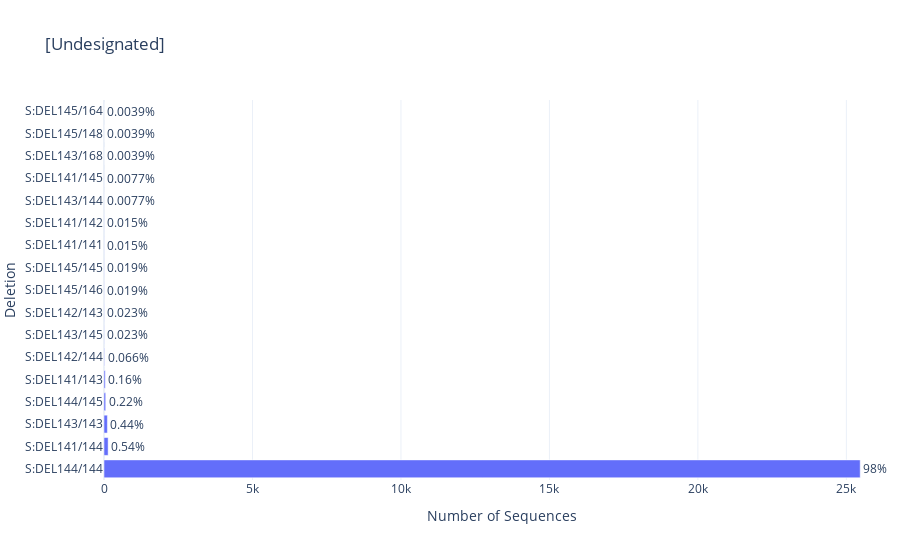

The notebook cell this image was saved under:
### Code cell
counts = (my_dels['mutation']
                  .value_counts()
                  .to_frame()
                  .reset_index()
                  .rename(columns={'index': 'deletion', 'mutation': 'num_samples'}))
counts['pct_samples'] = counts['num_samples'] / counts['num_samples'].sum()
fig = go.Figure(go.Bar(
        y=counts['deletion'], x=counts['num_samples'], orientation='h',
        text=counts['pct_samples'],
        textposition='outside'
    ))
#     fig.for_each_xaxis(lambda axis: axis.title.update(font=dict(color = 'blue', size=8)))
fig.update_traces(texttemplate='%{text:.2p}')
fig.update_yaxes(title_text="Deletion")
fig.update_xaxes(title_text="Number of Sequences")
fig.update_layout(title=f"[Undesignated]", 
                  template='plotly_white', showlegend=False,
                  margin={"r":0})
fig.write_html('s14x_deletion_histogram.html')
fig.show()

### Figure 1 — Plotly figure (JSON) as saved in the notebook; plotly's stock layout.template omitted (floating-point values rounded to 4 significant figures)
{"data": [{"orientation": "h", "text": [0.9843, 0.005373, 0.004406, 0.002203, 0.001623, 0.0006571, 0.0002319, 0.0002319, 0.0001933, 0.0001933, 0.0001546, 0.0001546, 7.73e-05, 7.73e-05, 3.865e-05, 3.865e-05, 3.865e-05], "textposition": "outside", "texttemplate": "%{text:.2p}", "type": "bar", "x": [25466, 139, 114, 57, 42, 17, 6, 6, 5, 5, 4, 4, 2, 2, 1, 1, 1], "y": ["S:DEL144/144", "S:DEL141/144", "S:DEL143/143", "S:DEL144/145", "S:DEL141/143", "S:DEL142/144", "S:DEL143/145", "S:DEL142/143", "S:DEL145/146", "S:DEL145/145", "S:DEL141/141", "S:DEL141/142", "S:DEL143/144", "S:DEL141/145", "S:DEL143/168", "S:DEL145/148", "S:DEL145/164"]}], "layout": {"margin": {"r": 0}, "showlegend": false, "title": {"text": "[Undesignated]"}, "xaxis": {"title": {"text": "Number of Sequences"}}, "yaxis": {"title": {"text": "Deletion"}}}}
